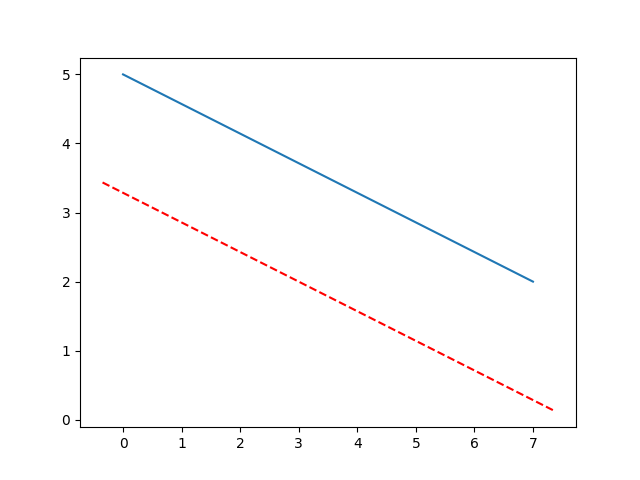

Python code for this plot:
import matplotlib.pyplot as plt
import math
import numpy as np

x=[0, 7]
y=[5, 2]
plt.plot(x,y)

o = np.subtract(2, 5)  # y[1] - y[0]
q = np.subtract(7, 0)  # x[1] - x[0]
slope = o/q

#(m,p) are the new coordinates to plot the parallel line
m = 3
p = 2

axes = plt.gca()
x_val = np.array(axes.get_xlim())
y_val = np.array(slope*(x_val - m) + p)
plt.plot(x_val,y_val, color="red", linestyle="--")
plt.show()
